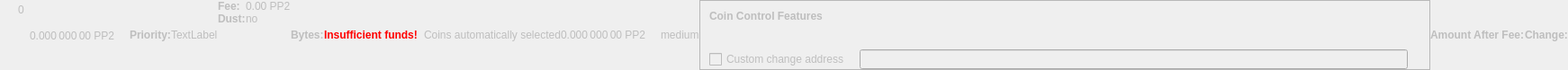
    <widget class="QWidget" name="dummyHideWidget" native="true">
     <property name="enabled">
      <bool>false</bool>
     </property>
     <property name="maximumSize">
      <size>
       <width>100</width>
       <height>22</height>
      </size>
     </property>
     <layout class="QHBoxLayout" name="dummyHideLayout">
      <property name="spacing">
       <number>0</number>
      </property>
      <property name="leftMargin">
       <number>0</number>
      </property>
      <property name="topMargin">
       <number>0</number>
      </property>
      <property name="rightMargin">
       <number>0</number>
      </property>
      <property name="bottomMargin">
       <number>0</number>
      </property>
      <item>
       <layout class="QFormLayout" name="formLayoutCoinControl1">
        <property name="horizontalSpacing">
         <number>10</number>
        </property>
        <property name="verticalSpacing">
         <number>14</number>
        </property>
        <property name="leftMargin">
         <number>10</number>
        </property>
        <property name="topMargin">
         <number>4</number>
        </property>
        <property name="rightMargin">
         <number>6</number>
        </property>
        <item row="0" column="1">
         <widget class="QLabel" name="labelCoinControlBytes">
          <property name="cursor">
           <cursorShape>IBeamCursor</cursorShape>
          </property>
          <property name="contextMenuPolicy">
           <enum>Qt::ActionsContextMenu</enum>
          </property>
          <property name="text">
           <string notr="true">0</string>
          </property>
          <property name="textInteractionFlags">
           <set>Qt::LinksAccessibleByMouse|Qt::TextSelectableByKeyboard|Qt::TextSelectableByMouse</set>
          </property>
         </widget>
        </item>
       </layout>
      </item>
      <item>
       <widget class="QLabel" name="labelCoinControlAfterFee">
        <property name="enabled">
         <bool>false</bool>
        </property>
        <property name="sizePolicy">
         <sizepolicy hsizetype="Fixed" vsizetype="Fixed">
          <horstretch>0</horstretch>
          <verstretch>0</verstretch>
         </sizepolicy>
        </property>
        <property name="minimumSize">
         <size>
          <width>111</width>
          <height>12</height>
         </size>
        </property>
        <property name="maximumSize">
         <size>
          <width>111</width>
          <height>12</height>
         </size>
        </property>
        <property name="cursor">
         <cursorShape>IBeamCursor</cursorShape>
        </property>
        <property name="contextMenuPolicy">
         <enum>Qt::ActionsContextMenu</enum>
        </property>
        <property name="text">
         <string notr="true">0.000 000 00 PP2</string>
        </property>
        <property name="textInteractionFlags">
         <set>Qt::LinksAccessibleByMouse|Qt::TextSelectableByKeyboard|Qt::TextSelectableByMouse</set>
        </property>
       </widget>
      </item>
      <item>
       <widget class="QLabel" name="labelCoinControlPriorityText">
        <property name="enabled">
         <bool>false</bool>
        </property>
        <property name="font">
         <font>
          <weight>75</weight>
          <bold>true</bold>
         </font>
        </property>
        <property name="text">
         <string>Priority:</string>
        </property>
       </widget>
      </item>
      <item>
       <layout class="QHBoxLayout" name="horizontalLayout">
        <item>
         <widget class="QLabel" name="WarningLabel">
          <property name="text">
           <string>TextLabel</string>
          </property>
         </widget>
        </item>
       </layout>
      </item>
      <item>
       <layout class="QFormLayout" name="formLayoutCoinControl3">
        <property name="horizontalSpacing">
         <number>0</number>
        </property>
        <property name="verticalSpacing">
         <number>0</number>
        </property>
        <property name="leftMargin">
         <number>0</number>
        </property>
        <property name="topMargin">
         <number>0</number>
        </property>
        <property name="rightMargin">
         <number>0</number>
        </property>
        <item row="0" column="0">
         <widget class="QLabel" name="labelCoinControlFeeText">
          <property name="enabled">
           <bool>false</bool>
          </property>
          <property name="font">
           <font>
            <weight>75</weight>
            <bold>true</bold>
           </font>
          </property>
          <property name="text">
           <string>Fee:</string>
          </property>
          <property name="margin">
           <number>0</number>
          </property>
         </widget>
        </item>
        <item row="0" column="1">
         <widget class="QLabel" name="labelCoinControlFee">
          <property name="enabled">
           <bool>false</bool>
          </property>
          <property name="cursor">
           <cursorShape>IBeamCursor</cursorShape>
          </property>
          <property name="contextMenuPolicy">
           <enum>Qt::ActionsContextMenu</enum>
          </property>
          <property name="text">
           <string notr="true">0.00 PP2</string>
          </property>
          <property name="textInteractionFlags">
           <set>Qt::LinksAccessibleByMouse|Qt::TextSelectableByKeyboard|Qt::TextSelectableByMouse</set>
          </property>
         </widget>
        </item>
        <item row="1" column="0">
         <widget class="QLabel" name="labelCoinControlLowOutputText">
          <property name="enabled">
           <bool>false</bool>
          </property>
          <property name="font">
           <font>
            <weight>75</weight>
            <bold>true</bold>
           </font>
          </property>
          <property name="text">
           <string>Dust:</string>
          </property>
         </widget>
        </item>
        <item row="1" column="1">
         <widget class="QLabel" name="labelCoinControlLowOutput">
          <property name="enabled">
           <bool>false</bool>
          </property>
          <property name="cursor">
           <cursorShape>IBeamCursor</cursorShape>
          </property>
          <property name="contextMenuPolicy">
           <enum>Qt::ActionsContextMenu</enum>
          </property>
          <property name="text">
           <string>no</string>
          </property>
          <property name="textInteractionFlags">
           <set>Qt::LinksAccessibleByMouse|Qt::TextSelectableByKeyboard|Qt::TextSelectableByMouse</set>
          </property>
         </widget>
        </item>
       </layout>
      </item>
      <item>
       <widget class="QLabel" name="labelCoinControlBytesText">
        <property name="enabled">
         <bool>false</bool>
        </property>
        <property name="font">
         <font>
          <weight>75</weight>
          <bold>true</bold>
         </font>
        </property>
        <property name="text">
         <string>Bytes:</string>
        </property>
       </widget>
      </item>
      <item>
       <layout class="QFormLayout" name="formLayoutCoinControl2">
        <property name="horizontalSpacing">
         <number>0</number>
        </property>
        <property name="verticalSpacing">
         <number>0</number>
        </property>
        <property name="leftMargin">
         <number>0</number>
        </property>
        <property name="topMargin">
         <number>0</number>
        </property>
        <property name="rightMargin">
         <number>0</number>
        </property>
       </layout>
      </item>
      <item>
       <layout class="QHBoxLayout" name="horizontalLayoutCoinControl2">
        <property name="spacing">
         <number>0</number>
        </property>
        <property name="bottomMargin">
         <number>0</number>
        </property>
       </layout>
      </item>
      <item>
       <widget class="QLabel" name="labelCoinControlInsuffFunds">
        <property name="enabled">
         <bool>false</bool>
        </property>
        <property name="minimumSize">
         <size>
          <width>0</width>
          <height>0</height>
         </size>
        </property>
        <property name="font">
         <font>
          <weight>75</weight>
          <bold>true</bold>
         </font>
        </property>
        <property name="styleSheet">
         <string notr="true">color:red;font-weight:bold;</string>
        </property>
        <property name="text">
         <string>Insufficient funds!</string>
        </property>
        <property name="margin">
         <number>5</number>
        </property>
       </widget>
      </item>
      <item>
       <layout class="QFormLayout" name="formLayoutCoinControl4">
        <property name="horizontalSpacing">
         <number>0</number>
        </property>
        <property name="verticalSpacing">
         <number>0</number>
        </property>
        <property name="leftMargin">
         <number>0</number>
        </property>
        <property name="topMargin">
         <number>0</number>
        </property>
        <property name="rightMargin">
         <number>0</number>
        </property>
       </layout>
      </item>
      <item>
       <widget class="QLabel" name="labelCoinControlChangeLabel">
        <property name="enabled">
         <bool>false</bool>
        </property>
        <property name="sizePolicy">
         <sizepolicy hsizetype="Preferred" vsizetype="Expanding">
          <horstretch>0</horstretch>
          <verstretch>0</verstretch>
         </sizepolicy>
        </property>
        <property name="minimumSize">
         <size>
          <width>0</width>
          <height>0</height>
         </size>
        </property>
        <property name="text">
         <string/>
        </property>
        <property name="margin">
         <number>3</number>
        </property>
       </widget>
      </item>
      <item>
       <widget class="QLabel" name="labelCoinControlAutomaticallySelected">
        <property name="enabled">
         <bool>false</bool>
        </property>
        <property name="sizePolicy">
         <sizepolicy hsizetype="Fixed" vsizetype="Fixed">
          <horstretch>0</horstretch>
          <verstretch>0</verstretch>
         </sizepolicy>
        </property>
        <property name="minimumSize">
         <size>
          <width>0</width>
          <height>0</height>
         </size>
        </property>
        <property name="maximumSize">
         <size>
          <width>240</width>
          <height>16777215</height>
         </size>
        </property>
        <property name="text">
         <string>Coins automatically selected</string>
        </property>
        <property name="margin">
         <number>5</number>
        </property>
       </widget>
      </item>
      <item>
       <widget class="QLabel" name="labelCoinControlChange">
        <property name="enabled">
         <bool>false</bool>
        </property>
        <property name="sizePolicy">
         <sizepolicy hsizetype="Fixed" vsizetype="Fixed">
          <horstretch>0</horstretch>
          <verstretch>0</verstretch>
         </sizepolicy>
        </property>
        <property name="minimumSize">
         <size>
          <width>111</width>
          <height>0</height>
         </size>
        </property>
        <property name="maximumSize">
         <size>
          <width>111</width>
          <height>16777215</height>
         </size>
        </property>
        <property name="cursor">
         <cursorShape>IBeamCursor</cursorShape>
        </property>
        <property name="contextMenuPolicy">
         <enum>Qt::ActionsContextMenu</enum>
        </property>
        <property name="text">
         <string notr="true">0.000 000 00 PP2</string>
        </property>
        <property name="textInteractionFlags">
         <set>Qt::LinksAccessibleByMouse|Qt::TextSelectableByKeyboard|Qt::TextSelectableByMouse</set>
        </property>
       </widget>
      </item>
      <item>
       <widget class="QLabel" name="labelCoinControlPriority">
        <property name="enabled">
         <bool>false</bool>
        </property>
        <property name="cursor">
         <cursorShape>IBeamCursor</cursorShape>
        </property>
        <property name="contextMenuPolicy">
         <enum>Qt::ActionsContextMenu</enum>
        </property>
        <property name="text">
         <string>medium</string>
        </property>
        <property name="textInteractionFlags">
         <set>Qt::LinksAccessibleByMouse|Qt::TextSelectableByKeyboard|Qt::TextSelectableByMouse</set>
        </property>
       </widget>
      </item>
      <item>
       <widget class="QFrame" name="frameCoinControl">
        <property name="sizePolicy">
         <sizepolicy hsizetype="Expanding" vsizetype="Expanding">
          <horstretch>0</horstretch>
          <verstretch>0</verstretch>
         </sizepolicy>
        </property>
        <property name="maximumSize">
         <size>
          <width>16777215</width>
          <height>16777215</height>
         </size>
        </property>
        <property name="frameShape">
         <enum>QFrame::StyledPanel</enum>
        </property>
        <property name="frameShadow">
         <enum>QFrame::Sunken</enum>
        </property>
        <layout class="QVBoxLayout" name="verticalLayoutCoinControl2_2">
         <property name="spacing">
          <number>0</number>
         </property>
         <property name="leftMargin">
          <number>0</number>
         </property>
         <property name="topMargin">
          <number>0</number>
         </property>
         <property name="rightMargin">
          <number>0</number>
         </property>
         <property name="bottomMargin">
          <number>0</number>
         </property>
         <item>
          <layout class="QVBoxLayout" name="verticalLayoutCoinControl" stretch="0,0,0,1">
           <property name="spacing">
            <number>0</number>
           </property>
           <property name="leftMargin">
            <number>10</number>
           </property>
           <property name="topMargin">
            <number>10</number>
           </property>
           <item>
            <layout class="QHBoxLayout" name="horizontalLayoutCoinControl1">
             <property name="bottomMargin">
              <number>15</number>
             </property>
             <item>
              <widget class="QLabel" name="labelCoinControlFeatures">
               <property name="enabled">
                <bool>false</bool>
               </property>
               <property name="sizePolicy">
                <sizepolicy hsizetype="Preferred" vsizetype="Maximum">
                 <horstretch>0</horstretch>
                 <verstretch>0</verstretch>
                </sizepolicy>
               </property>
               <property name="font">
                <font>
                 <weight>75</weight>
                 <bold>true</bold>
                </font>
               </property>
               <property name="styleSheet">
                <string notr="true">font-weight:bold;</string>
               </property>
               <property name="text">
                <string>Coin Control Features</string>
               </property>
              </widget>
             </item>
            </layout>
           </item>
           <item>
            <widget class="QWidget" name="widgetCoinControl" native="true">
             <property name="sizePolicy">
              <sizepolicy hsizetype="Preferred" vsizetype="Preferred">
               <horstretch>0</horstretch>
               <verstretch>0</verstretch>
              </sizepolicy>
             </property>
             <property name="minimumSize">
              <size>
               <width>0</width>
               <height>0</height>
              </size>
             </property>
             <property name="styleSheet">
              <string notr="true"/>
             </property>
             <layout class="QHBoxLayout" name="horizontalLayoutCoinControl5_2">
              <property name="leftMargin">
               <number>0</number>
              </property>
              <property name="topMargin">
               <number>0</number>
              </property>
              <property name="rightMargin">
               <number>0</number>
              </property>
              <property name="bottomMargin">
               <number>0</number>
              </property>
              <item>
               <layout class="QHBoxLayout" name="horizontalLayoutCoinControl3">
                <property name="spacing">
                 <number>20</number>
                </property>
                <property name="topMargin">
                 <number>0</number>
                </property>
                <property name="bottomMargin">
                 <number>10</number>
                </property>
               </layout>
              </item>
             </layout>
            </widget>
           </item>
           <item>
            <layout class="QHBoxLayout" name="horizontalLayoutCoinControl4" stretch="0,0,0">
             <property name="spacing">
              <number>12</number>
             </property>
             <property name="sizeConstraint">
              <enum>QLayout::SetDefaultConstraint</enum>
             </property>
             <property name="topMargin">
              <number>5</number>
             </property>
             <property name="rightMargin">
              <number>5</number>
             </property>
             <item>
              <widget class="QCheckBox" name="checkBoxCoinControlChange">
               <property name="enabled">
                <bool>false</bool>
               </property>
               <property name="toolTip">
                <string>If this is activated, but the change address is empty or invalid, change will be sent to a newly generated address.</string>
               </property>
               <property name="text">
                <string>Custom change address</string>
               </property>
              </widget>
             </item>
             <item>
              <widget class="QValidatedLineEdit" name="lineEditCoinControlChange">
               <property name="enabled">
                <bool>false</bool>
               </property>
               <property name="sizePolicy">
                <sizepolicy hsizetype="Expanding" vsizetype="Fixed">
                 <horstretch>0</horstretch>
                 <verstretch>0</verstretch>
                </sizepolicy>
               </property>
              </widget>
             </item>
             <item>
              <widget class="QLabel" name="labelCoinControlChangeLabel_2">
               <property name="sizePolicy">
                <sizepolicy hsizetype="Preferred" vsizetype="Expanding">
                 <horstretch>0</horstretch>
                 <verstretch>0</verstretch>
                </sizepolicy>
               </property>
               <property name="minimumSize">
                <size>
                 <width>0</width>
                 <height>0</height>
                </size>
               </property>
               <property name="text">
                <string/>
               </property>
               <property name="margin">
                <number>3</number>
               </property>
              </widget>
             </item>
            </layout>
           </item>
           <item>
            <spacer name="verticalSpacerCoinControl">
             <property name="orientation">
              <enum>Qt::Vertical</enum>
             </property>
             <property name="sizeHint" stdset="0">
              <size>
               <width>800</width>
               <height>1</height>
              </size>
             </property>
            </spacer>
           </item>
          </layout>
         </item>
        </layout>
       </widget>
      </item>
      <item>
       <widget class="QLabel" name="labelCoinControlAfterFeeText">
        <property name="enabled">
         <bool>false</bool>
        </property>
        <property name="minimumSize">
         <size>
          <width>0</width>
          <height>0</height>
         </size>
        </property>
        <property name="maximumSize">
         <size>
          <width>16777215</width>
          <height>16777215</height>
         </size>
        </property>
        <property name="font">
         <font>
          <weight>75</weight>
          <bold>true</bold>
         </font>
        </property>
        <property name="text">
         <string>Amount After Fee:</string>
        </property>
        <property name="alignment">
         <set>Qt::AlignLeading|Qt::AlignLeft|Qt::AlignVCenter</set>
        </property>
        <property name="margin">
         <number>0</number>
        </property>
       </widget>
      </item>
      <item>
       <widget class="QLabel" name="labelCoinControlChangeText">
        <property name="enabled">
         <bool>false</bool>
        </property>
        <property name="sizePolicy">
         <sizepolicy hsizetype="Preferred" vsizetype="Preferred">
          <horstretch>0</horstretch>
          <verstretch>0</verstretch>
         </sizepolicy>
        </property>
        <property name="minimumSize">
         <size>
          <width>0</width>
          <height>0</height>
         </size>
        </property>
        <property name="maximumSize">
         <size>
          <width>16777215</width>
          <height>16777215</height>
         </size>
        </property>
        <property name="font">
         <font>
          <weight>75</weight>
          <bold>true</bold>
         </font>
        </property>
        <property name="text">
         <string>Change:</string>
        </property>
        <property name="alignment">
         <set>Qt::AlignLeading|Qt::AlignLeft|Qt::AlignVCenter</set>
        </property>
       </widget>
      </item>
     </layout>
    </widget>
